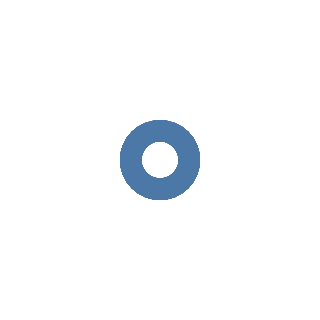

Notebook cell for this chart:
### Markdown cell above
Remember, to get a reasonable chart we need we need to describe what we want to use <font color='#55AAE7'>data</font>, <font color="#F8F32B">encoding/channels</font>, and <font color="#F4998D">marks</font>.

To pick the kind of visualization we want, we need to make the right choice on the "mark." Do we want points (for a scatter plot)? lines (for a time series)? or bars (for a bar chart or heatmap)? See your choices [here](https://altair-viz.github.io/user_guide/marks/index.html).

Let's start easy. Let's make a scatterplot. We will tell Altair that we want a new Chart and that we will be using the mtcars dataframe. We will also, at minimum, neeed to pick the kind of mark. Scatterplots use points (a dot for every car in this case), so here's the code:

### Code cell
#1.4  Encode the dataset using points [data- mtcars,encoding-None,Marks= point]

alt.Chart(mtcars).mark_point()

### Figure 1 — Vega-Lite specification as saved in the notebook (floating-point values rounded to 4 significant figures)
{"config": {"view": {"continuousWidth": 300, "continuousHeight": 300}}, "data": {"name": "data-a4c85d0c7c83a07683be57f0abc670da"}, "mark": {"type": "point"}, "$schema": "https://vega.github.io/schema/vega-lite/v5.20.1.json", "datasets": {"data-a4c85d0c7c83a07683be57f0abc670da": [{"model": "Mazda RX4", "MPG": 21.0, "cylinders": 6, "displacement": 160.0, "HP": 110, "rear_axle_ratio": 3.9, "weight": 2.62, "qsec": 16.46, "vs": 0, "transmission": 1, "gears": 4, "carb": 4}, {"model": "Mazda RX4 Wag", "MPG": 21.0, "cylinders": 6, "displacement": 160.0, "HP": 110, "rear_axle_ratio": 3.9, "weight": 2.875, "qsec": 17.02, "vs": 0, "transmission": 1, "gears": 4, "carb": 4}, {"model": "Datsun 710", "MPG": 22.8, "cylinders": 4, "displacement": 108.0, "HP": 93, "rear_axle_ratio": 3.85, "weight": 2.32, "qsec": 18.61, "vs": 1, "transmission": 1, "gears": 4, "carb": 1}, {"model": "Hornet 4 Drive", "MPG": 21.4, "cylinders": 6, "displacement": 258.0, "HP": 110, "rear_axle_ratio": 3.08, "weight": 3.215, "qsec": 19.44, "vs": 1, "transmission": 0, "gears": 3, "carb": 1}, {"model": "Hornet Sportabout", "MPG": 18.7, "cylinders": 8, "displacement": 360.0, "HP": 175, "rear_axle_ratio": 3.15, "weight": 3.44, "qsec": 17.02, "vs": 0, "transmission": 0, "gears": 3, "carb": 2}, {"model": "Valiant", "MPG": 18.1, "cylinders": 6, "displacement": 225.0, "HP": 105, "rear_axle_ratio": 2.76, "weight": 3.46, "qsec": 20.22, "vs": 1, "transmission": 0, "gears": 3, "carb": 1}, {"model": "Duster 360", "MPG": 14.3, "cylinders": 8, "displacement": 360.0, "HP": 245, "rear_axle_ratio": 3.21, "weight": 3.57, "qsec": 15.84, "vs": 0, "transmission": 0, "gears": 3, "carb": 4}, {"model": "Merc 240D", "MPG": 24.4, "cylinders": 4, "displacement": 146.7, "HP": 62, "rear_axle_ratio": 3.69, "weight": 3.19, "qsec": 20.0, "vs": 1, "transmission": 0, "gears": 4, "carb": 2}, {"model": "Merc 230", "MPG": 22.8, "cylinders": 4, "displacement": 140.8, "HP": 95, "rear_axle_ratio": 3.92, "weight": 3.15, "qsec": 22.9, "vs": 1, "transmission": 0, "gears": 4, "carb": 2}, {"model": "Merc 280", "MPG": 19.2, "cylinders": 6, "displacement": 167.6, "HP": 123, "rear_axle_ratio": 3.92, "weight": 3.44, "qsec": 18.3, "vs": 1, "transmission": 0, "gears": 4, "carb": 4}, {"model": "Merc 280C", "MPG": 17.8, "cylinders": 6, "displacement": 167.6, "HP": 123, "rear_axle_ratio": 3.92, "weight": 3.44, "qsec": 18.9, "vs": 1, "transmission": 0, "gears": 4, "carb": 4}, {"model": "Merc 450SE", "MPG": 16.4, "cylinders": 8, "displacement": 275.8, "HP": 180, "rear_axle_ratio": 3.07, "weight": 4.07, "qsec": 17.4, "vs": 0, "transmission": 0, "gears": 3, "carb": 3}, {"model": "Merc 450SL", "MPG": 17.3, "cylinders": 8, "displacement": 275.8, "HP": 180, "rear_axle_ratio": 3.07, "weight": 3.73, "qsec": 17.6, "vs": 0, "transmission": 0, "gears": 3, "carb": 3}, {"model": "Merc 450SLC", "MPG": 15.2, "cylinders": 8, "displacement": 275.8, "HP": 180, "rear_axle_ratio": 3.07, "weight": 3.78, "qsec": 18.0, "vs": 0, "transmission": 0, "gears": 3, "carb": 3}, {"model": "Cadillac Fleetwood", "MPG": 10.4, "cylinders": 8, "displacement": 472.0, "HP": 205, "rear_axle_ratio": 2.93, "weight": 5.25, "qsec": 17.98, "vs": 0, "transmission": 0, "gears": 3, "carb": 4}, {"model": "Lincoln Continental", "MPG": 10.4, "cylinders": 8, "displacement": 460.0, "HP": 215, "rear_axle_ratio": 3.0, "weight": 5.424, "qsec": 17.82, "vs": 0, "transmission": 0, "gears": 3, "carb": 4}, {"model": "Chrysler Imperial", "MPG": 14.7, "cylinders": 8, "displacement": 440.0, "HP": 230, "rear_axle_ratio": 3.23, "weight": 5.345, "qsec": 17.42, "vs": 0, "transmission": 0, "gears": 3, "carb": 4}, {"model": "Fiat 128", "MPG": 32.4, "cylinders": 4, "displacement": 78.7, "HP": 66, "rear_axle_ratio": 4.08, "weight": 2.2, "qsec": 19.47, "vs": 1, "transmission": 1, "gears": 4, "carb": 1}, {"model": "Honda Civic", "MPG": 30.4, "cylinders": 4, "displacement": 75.7, "HP": 52, "rear_axle_ratio": 4.93, "weight": 1.615, "qsec": 18.52, "vs": 1, "transmission": 1, "gears": 4, "carb": 2}, {"model": "Toyota Corolla", "MPG": 33.9, "cylinders": 4, "displacement": 71.1, "HP": 65, "rear_axle_ratio": 4.22, "weight": 1.835, "qsec": 19.9, "vs": 1, "transmission": 1, "gears": 4, "carb": 1}, {"model": "Toyota Corona", "MPG": 21.5, "cylinders": 4, "displacement": 120.1, "HP": 97, "rear_axle_ratio": 3.7, "weight": 2.465, "qsec": 20.01, "vs": 1, "transmission": 0, "gears": 3, "carb": 1}, {"model": "Dodge Challenger", "MPG": 15.5, "cylinders": 8, "displacement": 318.0, "HP": 150, "rear_axle_ratio": 2.76, "weight": 3.52, "qsec": 16.87, "vs": 0, "transmission": 0, "gears": 3, "carb": 2}, {"model": "AMC Javelin", "MPG": 15.2, "cylinders": 8, "displacement": 304.0, "HP": 150, "rear_axle_ratio": 3.15, "weight": 3.435, "qsec": 17.3, "vs": 0, "transmission": 0, "gears": 3, "carb": 2}, {"model": "Camaro Z28", "MPG": 13.3, "cylinders": 8, "displacement": 350.0, "HP": 245, "rear_axle_ratio": 3.73, "weight": 3.84, "qsec": 15.41, "vs": 0, "transmission": 0, "gears": 3, "carb": 4}, {"model": "Pontiac Firebird", "MPG": 19.2, "cylinders": 8, "displacement": 400.0, "HP": 175, "rear_axle_ratio": 3.08, "weight": 3.845, "qsec": 17.05, "vs": 0, "transmission": 0, "gears": 3, "carb": 2}, {"model": "Fiat X1-9", "MPG": 27.3, "cylinders": 4, "displacement": 79.0, "HP": 66, "rear_axle_ratio": 4.08, "weight": 1.935, "qsec": 18.9, "vs": 1, "transmission": 1, "gears": 4, "carb": 1}, {"model": "Porsche 914-2", "MPG": 26.0, "cylinders": 4, "displacement": 120.3, "HP": 91, "rear_axle_ratio": 4.43, "weight": 2.14, "qsec": 16.7, "vs": 0, "transmission": 1, "gears": 5, "carb": 2}, {"model": "Lotus Europa", "MPG": 30.4, "cylinders": 4, "displacement": 95.1, "HP": 113, "rear_axle_ratio": 3.77, "weight": 1.513, "qsec": 16.9, "vs": 1, "transmission": 1, "gears": 5, "carb": 2}, {"model": "Ford Pantera L", "MPG": 15.8, "cylinders": 8, "displacement": 351.0, "HP": 264, "rear_axle_ratio": 4.22, "weight": 3.17, "qsec": 14.5, "vs": 0, "transmission": 1, "gears": 5, "carb": 4}, {"model": "Ferrari Dino", "MPG": 19.7, "cylinders": 6, "displacement": 145.0, "HP": 175, "rear_axle_ratio": 3.62, "weight": 2.77, "qsec": 15.5, "vs": 0, "transmission": 1, "gears": 5, "carb": 6}, {"model": "Maserati Bora", "MPG": 15.0, "cylinders": 8, "displacement": 301.0, "HP": 335, "rear_axle_ratio": 3.54, "weight": 3.57, "qsec": 14.6, "vs": 0, "transmission": 1, "gears": 5, "carb": 8}, {"model": "Volvo 142E", "MPG": 21.4, "cylinders": 4, "displacement": 121.0, "HP": 109, "rear_axle_ratio": 4.11, "weight": 2.78, "qsec": 18.6, "vs": 1, "transmission": 1, "gears": 4, "carb": 2}]}}
